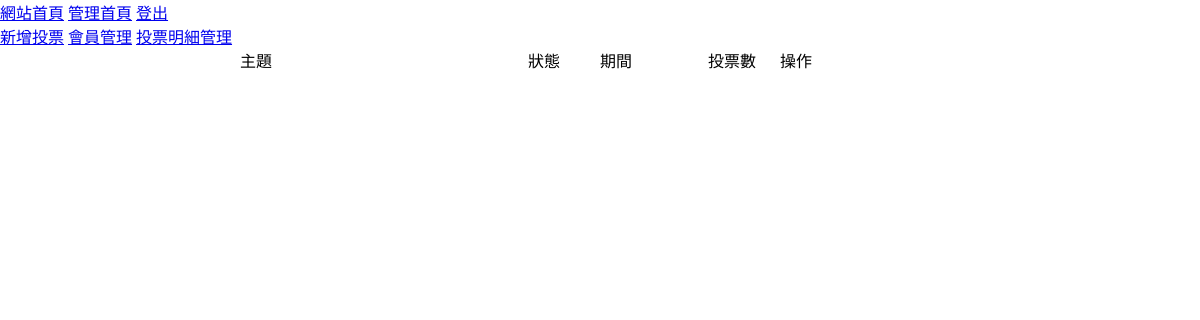
Before: /backend.php with the older database file.
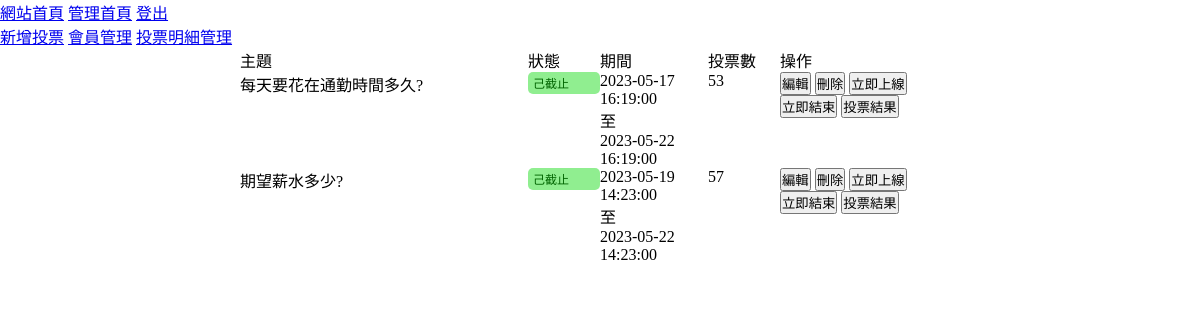
After: the same page with the newer database file.
### tables this page shows
CREATE TABLE `topics` (
  `id` int(10) UNSIGNED NOT NULL,
  `subject` text NOT NULL,
  `open_time` datetime NOT NULL,
  `close_time` datetime NOT NULL,
  `type` int(1) UNSIGNED NOT NULL,
  `created_time` timestamp NOT NULL DEFAULT current_timestamp(),
  `updated_time` timestamp NOT NULL DEFAULT current_timestamp() ON UPDATE current_timestamp()
);

### back/topic_list.php (the view)
<ul class="topic-list">
    <li class="list-row">
        <div class="list-item-title">主題</div>
        <div class="list-item-title">狀態</div>
        <div class="list-item-title">期間</div>
        <div class="list-item-title">投票數</div>
        <div class="list-item-title">操作</div>
    </li>
<?php
    $sql="SELECT `topics`.*,
            sum(`options`.`total`) as '總計'
          FROM `topics`,`options`
          WHERE `topics`.`id`=`options`.`subject_id`
          GROUP BY `topics`.`id`;";
    $rows=$pdo->query($sql)->fetchAll(PDO::FETCH_ASSOC);
    foreach($rows as $row){
?>
    <li class="list-row">
        <div class="list-item"><?=$row['subject'];?></div>
        <div class="list-item">
            <?php
                $now=strtotime('now');
                $open=strtotime($row['open_time']);
                $close=strtotime($row['close_time']);
                if($now<$open){
                    echo "<div class='await'>未開始</div>";
                }else if($now >= $open && $now <=$close){
                    echo "<div class='in-process'>投票中</div>";
                }else{
                    echo "<div class='finish'>己截止</div>";
                }
            ?>
        </div>
        <div class="list-item">
            <div><?=$row['open_time']?></div>
            至
            <div><?=$row['close_time'];?></div>
        </div>
        <div class="list-item">
            <?=$row['總計'];?>
        </div>
        <div class="list-item">
            <button onclick="location.href='./backend.php?do=edit_vote&id=<?=$row['id'];?>'">編輯</button>
            <button onclick="location.href='./back/del_vote.php?id=<?=$row['id'];?>'">刪除</button>
            <button onclick="location.href='./back/open.php?id=<?=$row['id'];?>'">立即上線</button>
            <button onclick="location.href='./back/close.php?id=<?=$row['id'];?>'">立即結束</button>
            <button onclick="location.href='./backend.php?do=result&id=<?=$row['id'];?>'">投票結果</button>
        </div>
    </li>
<?php
    }
?>
</ul>

### backend.php (shortened to what this page needs)
<?php include_once "db.php";?>
<!DOCTYPE html>
<html lang="en">
<head>
    <link rel="stylesheet" href="./css/style.css">
</head>
<body>
<header>
    <a href="index.php">網站首頁</a>
    <a href="backend.php">管理首頁</a>
    <a href="./api/logout.php">登出</a>
    <nav>
        <a href='./backend.php?do=add_vote'>新增投票</a>
        <a href='./backend.php?do=query_vote'>會員管理</a>
        <a href='./backend.php?do=query_vote'>投票明細管理</a>
    </nav>
</header>
<main>
<?php
$do=$_GET['do']??'topic_list';
$file="./back/".$do.".php";
if(file_exists($file)){
    include $file;
}else{
    include "./back/topic_list.php";
}
 ?>
</main>
</body>
</html>

### css/style.css (style rules this page uses)
* { box-sizing: border-box; margin:0; padding:0; }
main { width:60%; margin:auto; }
.topic-list, .vote-result, .vote-list { list-style-type: none; }
.list-row, .vote-option, .vote-option-title, .vote-subject, .vote-subject-title { display:flex; width:100%; }
.list-item-title:nth-child(1), .list-item:nth-child(1) { width:40%; }
.list-item-title:nth-child(2), .list-item:nth-child(2) { width:10%; }
.list-item-title:nth-child(3), .list-item:nth-child(3) { width:15%; }
.list-item-title:nth-child(4), .list-item:nth-child(4) { width:10%; }
.list-item-title:nth-child(5), .list-item:nth-child(5) { width:25%; }
.finish { padding:2px 5px; border-radius:5px; background:lightgreen; color:darkgreen; border:0; font-size:12px; }

Changed rows visible on the page:
added topics: subject "每天要花在通勤時間多久?", shows "己截止", open_time "2023-05-17 16:19:00", close_time "2023-05-22 16:19:00", 總計 "53"
added topics: subject "期望薪水多少?", shows "己截止", open_time "2023-05-19 14:23:00", close_time "2023-05-22 14:23:00", 總計 "57"
